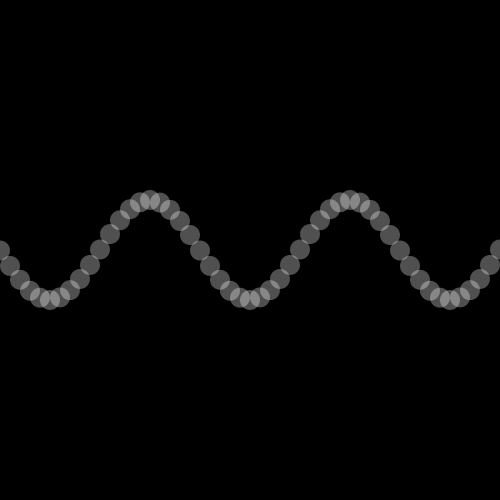
Frame 1 (no input)
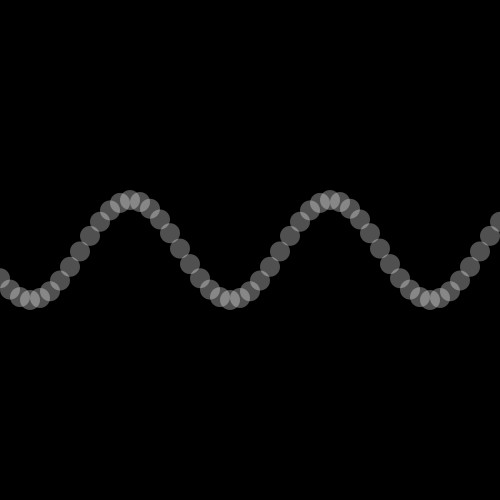
Frame 60 (the mouse pressed at the canvas centre just before this capture)
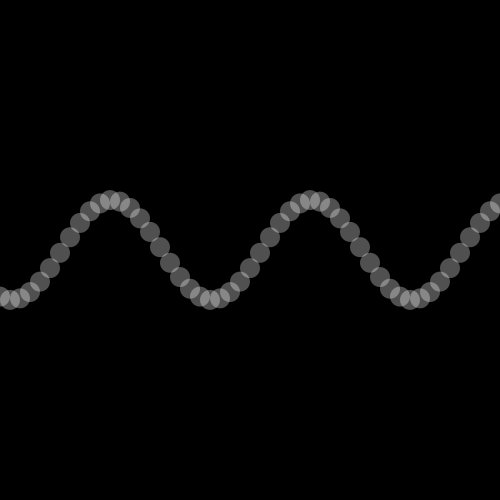
Frame 120 (the mouse held since frame 60 and released just before this capture)

The Processing sketch that drew these frames (run headless with seeded random() and noise(); from frame 60 on, the mouse is pressed at the canvas centre):

// Processing sketch: processing_1069
// ── processing_1069.pde

int xspacing = 10;
int w;

float theta = 0.0;
float amplitude = 50.0;
float period = 200.0;
float dx;
float[] yvalues;

void setup() {
  size(500, 500);
  smooth();
  w = width+20;
  dx = (TWO_PI / period) * xspacing;
  yvalues = new float[w/xspacing];
}

void draw() {
  background(0);
  calcWave();
  renderWave();
}

void calcWave() {
  theta += 0.01;
  float x = theta;
  for (int i = 0; i < yvalues.length; i++) {
    yvalues[i] = sin(x)*amplitude;
    x+=dx;
  }
}

void renderWave() {
  for (int x = 0; x < yvalues.length; x++) {
    stroke(0);
    fill(255, 80);
    noStroke();
    smooth();
    ellipse(x*xspacing, width/2+yvalues[x], 20, 20);
  }
}
